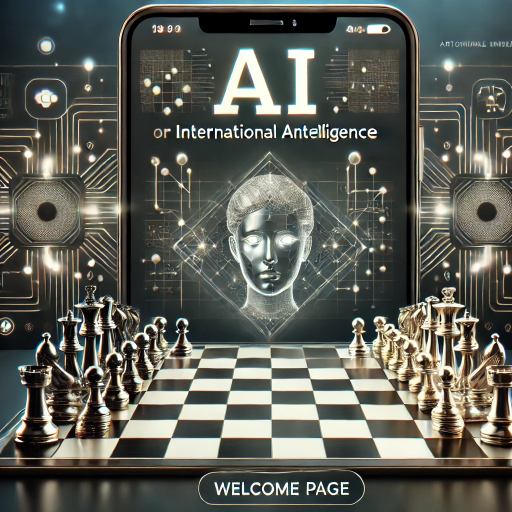
#> input picture assets/Welcome1.png, 1024 x 1024 px, given in place of test2.jpg, which was not available (shown at 1/2 size)
$ jupyter execute ChessDetectV2.ipynb   (text cells are left out)
#> lines starting #> are read from the running program, lines starting #| are printed output that depends on the picture; after the words box and inside, x2 and y2 are one past the last pixel; in counts of white or black regions, pixels touching at a corner belong together; pictures that were not available may be replaced by others from this repository, and a replacement may not be noted
[cell 1]
import cv2
import numpy as np
import matplotlib.pyplot as plt
import pandas as pd

[cell 2]
from google.colab import files

uploaded = files.upload()  # Select the zipped folder
#> the answer given: Welcome1.png

[cell 3]
image = cv2.imread(r"test2.jpg") # opencv reads images as BGR format
#> image is the input picture: shape (1024, 1024, 3); mean B, G, R 86.1, 93.9, 91.8

gray_image=cv2.cvtColor(image,cv2.COLOR_BGR2GRAY)
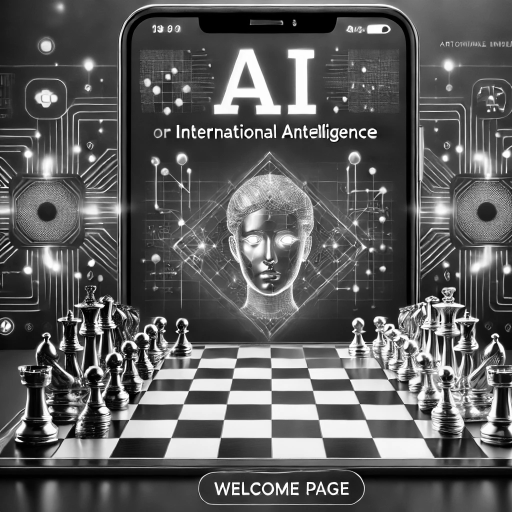
#> gray_image: shape (1024, 1024) (shown at 1/2 size); min 0, max 255, mean 92.4
rgb_image=cv2.cvtColor(image,cv2.COLOR_BGR2RGB)

plt.imshow(rgb_image) # matplotlib expects RGB format

[cell 4]
gaussian_blur = cv2.GaussianBlur(gray_image,(5,5),0)

plt.imshow(gaussian_blur,cmap="gray")

[cell 5]
ret,otsu_binary = cv2.threshold(gaussian_blur,0,255,cv2.THRESH_TOZERO+cv2.THRESH_OTSU)
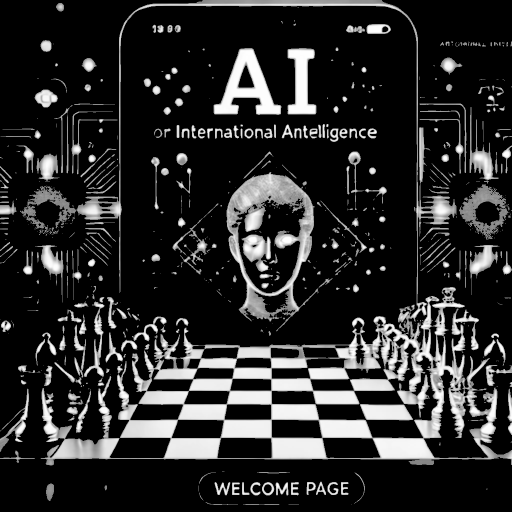
#> otsu_binary: shape (1024, 1024) (shown at 1/2 size); min 0, max 254, mean 42.8
#> ret = 129

plt.imshow(otsu_binary,cmap="gray")

[cell 6]
canny = cv2.Canny(otsu_binary,2,120)
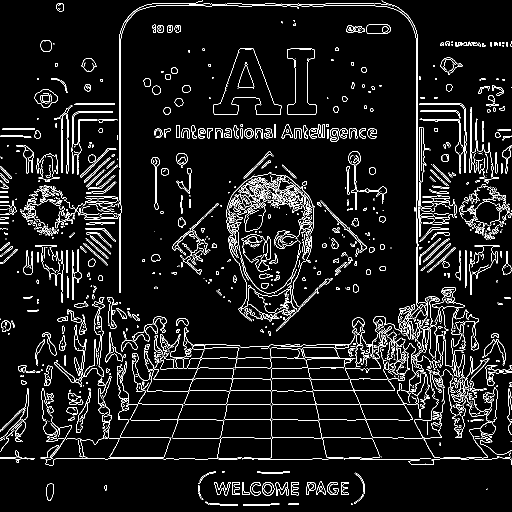
#> canny: shape (1024, 1024) (shown at 1/2 size); 6.4% white in thin lines or dots

plt.imshow(canny,cmap="gray")

[cell 7]
kernel = np.ones((7, 7), np.uint8)

img_dilation = cv2.dilate(canny, kernel, iterations=1)
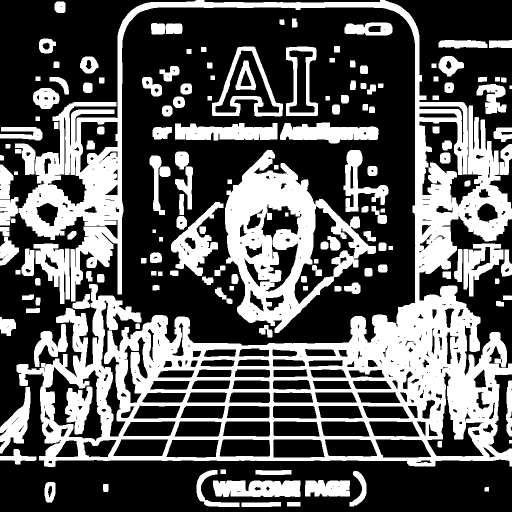
#> img_dilation: shape (1024, 1024) (shown at 1/2 size); 35.8% white; 159 white regions, largest, box (x1, y1, x2, y2) and area: (33, 0, 1024, 934) 219374, (450, 300, 752, 666) 42400, (342, 404, 447, 552) 5572

plt.imshow(img_dilation,cmap="gray")

[cell 8]
lines = cv2.HoughLinesP(img_dilation, 1, np.pi/180, threshold=200, minLineLength=100, maxLineGap=50)
#> lines = 1123 rows, first 6: [0, 915, 1023, 915], [0, 920, 1023, 920], [0, 919, 1023, 919], [0, 917, 1023, 917], [0, 916, 1023, 916], [34, 743, 1012, 726]

if lines is not None:
    for i, line in enumerate(lines):
        x1, y1, x2, y2 = line[0]

        # draw lines
        cv2.line(img_dilation, (x1, y1), (x2, y2), (255,255,255), 2)
#> this loop made 1123 passes
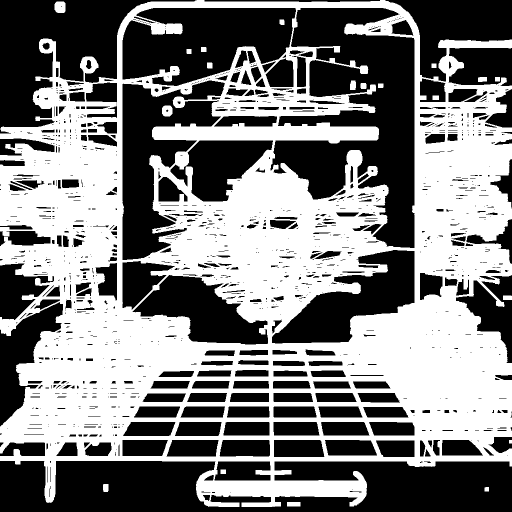
#> img_dilation: shape (1024, 1024) (shown at 1/2 size); 49.2% white; 20 white regions, largest, box (x1, y1, x2, y2) and area: (0, 0, 1024, 1014) 513181, (109, 3, 131, 26) 464, (324, 211, 345, 233) 397

plt.imshow(img_dilation,cmap="gray")

[cell 9]
kernel = np.ones((3, 3), np.uint8)

img_dilation_2 = cv2.dilate(img_dilation, kernel, iterations=1)
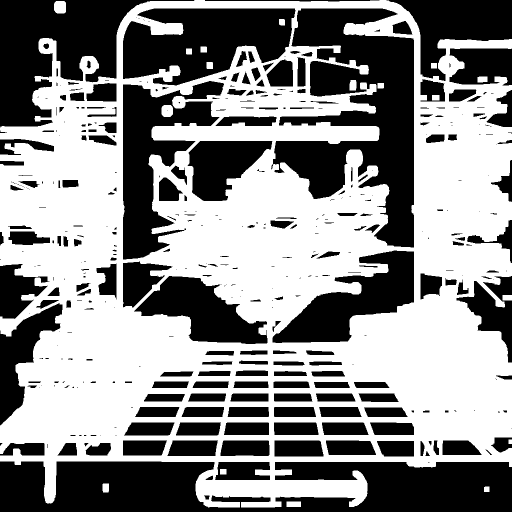
#> img_dilation_2: shape (1024, 1024) (shown at 1/2 size); 54.3% white; 403 black regions (178 under 20 px)

plt.imshow(img_dilation_2,cmap="gray")

[cell 10]
import cv2
import matplotlib.pyplot as plt

# find contours --> img_dilation_2
board_contours, hierarchy = cv2.findContours(img_dilation_2, cv2.RETR_TREE, cv2.CHAIN_APPROX_SIMPLE)
#> board_contours = 423 contours, 172 with area under 20; largest, box (x1, y1, x2, y2) and area: (0, 0, 1024, 1015) 858004, (545, 16, 829, 496) 72090, (245, 16, 592, 172) 37628, (245, 161, 449, 520) 32942, (544, 500, 829, 687) 23971

square_centers=list()

# draw filtered rectangles to "canny" image for better visualization
board_squared = canny.copy()

for contour in board_contours:
    area = cv2.contourArea(contour)
    print(f"Contour area: {area}")  # Print contour area
    if 10 < cv2.contourArea(contour) < 8000:
        # Approximate the contour to a simpler shape
        epsilon = 0.02 * cv2.arcLength(contour, True)
        approx = cv2.approxPolyDP(contour, epsilon, True)

        # Ensure the approximated contour has 4 points (quadrilateral)
        if len(approx) == 4:
            pts = [pt[0] for pt in approx]  # Extract coordinates

            # Define the points explicitly
            pt1 = tuple(pts[0])
            pt2 = tuple(pts[1])
            pt4 = tuple(pts[2])
            pt3 = tuple(pts[3])

            x, y, w, h = cv2.boundingRect(contour)
            center_x=(x+(x+w))/2
            center_y=(y+(y+h))/2

            square_centers.append([center_x,center_y,pt2,pt1,pt3,pt4])


            # Draw the lines between the points
            cv2.line(board_squared, pt1, pt2, (255, 255, 0), 7)
            cv2.line(board_squared, pt1, pt3, (255, 255, 0), 7)
            cv2.line(board_squared, pt2, pt4, (255, 255, 0), 7)
            cv2.line(board_squared, pt3, pt4, (255, 255, 0), 7)
#> this loop made 423 passes
#> (area, epsilon, pt1, pt2, pt4, pt3, x, y) on passes 3, 6, 21, 23, 24, 25, 27, 28, 29: (199.5, 1.12, (206, 967), (206, 984), (216, 984), (217, 967), 205, 967), (198, 1.18, (955, 154), (955, 164), (974, 163), (974, 153), 955, 153), (793, 2.38, (114, 910), (131, 885), (152, 886), (153, 911), 114, 885), (217.5, 1.45, (841, 881), (849, 891), (845, 912), (840, 911), 840, 881), (2206, 4.09, (753, 882), (827, 881), (828, 912), (768, 913), 753, 881), (2015.5, 4.02, (885, 881), (936, 880), (963, 909), (885, 910), 884, 880), (2767, 4.98, (651, 881), (740, 881), (752, 909), (658, 910), 651, 880), (3166.5, 5.15, (548, 881), (638, 880), (647, 912), (549, 913), 548, 880), (3042, 5.09, (447, 880), (538, 882), (536, 912), (441, 912), 440, 880)
#> (area, epsilon, pt2, pt4, pt3, x, y, w) on passes 1, 4, 5, 7, 14: (280, 1.52, (573, 1013), (601, 1013), (601, 1003), 573, 1003, 29), (48, 0.56, (1017, 887), (1023, 887), (1023, 879), 1017, 879, 7), (180, 1.12, (1005, 600), (1023, 600), (1023, 590), 1005, 590, 19), (110, 0.84, (862, 136), (873, 136), (873, 126), 862, 126, 12), (120, 0.88, (440, 948), (452, 948), (452, 938), 440, 938, 13)
#| Contour area: 280.0
#| Contour area: 98.5
#| Contour area: 199.5
#| Contour area: 48.0
#| Contour area: 180.0
#| Contour area: 198.0
#| Contour area: 110.0
#| Contour area: 519.0
#> (further printed lines are left out)
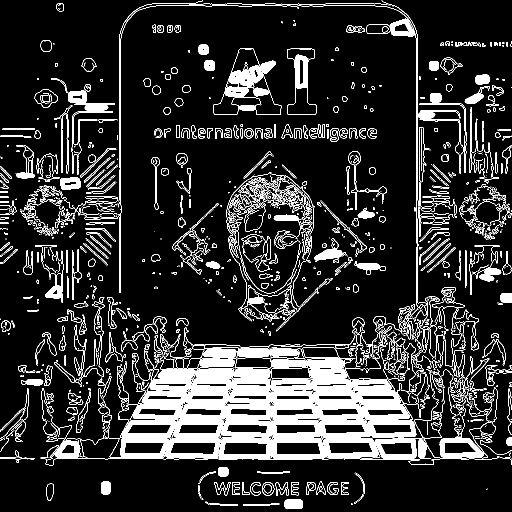
#> board_squared: shape (1024, 1024) (shown at 1/2 size); 14.5% white; 1794 white regions (1236 under 20 px), largest, box (x1, y1, x2, y2) and area: (81, 655, 983, 931) 76005, (427, 96, 563, 230) 4316, (240, 11, 879, 698) 3685


plt.imshow(board_squared,cmap="gray")

[cell 11]
sorted_coordinates = sorted(square_centers, key=lambda x: x[1], reverse=True)

groups = []
current_group = [sorted_coordinates[0]]

for coord in sorted_coordinates[1:]:
    if abs(coord[1] - current_group[-1][1]) < 50:
        current_group.append(coord)
    else:
        groups.append(current_group)
        current_group = [coord]
#> this loop made 77 passes
#> coord on passes 1, 4, 5, 6, 7, 9, 10, 11, 13, 14, 15: [211.5, 976, (206, 984), (206, 967), (217, 967), (216, 984)], [791, 897.5, (827, 881), (753, 882), (768, 913), (828, 912)], [845, 897, (849, 891), (841, 881), (840, 911), (845, 912)], [598, 897, (638, 880), (548, 881), (549, 913), (647, 912)], [490, 896.5, (538, 882), (447, 880), (441, 912), (536, 912)], [290, 896, (246, 880), (245, 910), (322, 911), (334, 881)], [924, 895.5, (936, 880), (885, 881), (885, 910), (963, 909)], [702, 895.5, (740, 881), (651, 881), (658, 910), (752, 909)], [397, 858, (360, 844), (351, 870), (434, 871), (442, 845)], [298.5, 858, (263, 844), (247, 870), (336, 871), (349, 845)], [784, 857.5, (823, 845), (739, 845), (749, 870), (828, 869)]

# Append the last group
groups.append(current_group)

# Step 2: Sort each group by the second index (column values)
for group in groups:
    group.sort(key=lambda x: x[0])
#> this loop made 5 passes

# Step 3: Combine the groups back together
sorted_coordinates = [coord for group in groups for coord in group]

sorted_coordinates[:10]

[cell 12]
for num in range(len(sorted_coordinates)-1):
    if abs(sorted_coordinates[num][1] - sorted_coordinates[num+1][1])< 50 :
        if sorted_coordinates[num+1][0] - sorted_coordinates[num][0] > 150:
            x=(sorted_coordinates[num+1][0] + sorted_coordinates[num][0])/2
            y=(sorted_coordinates[num+1][1] + sorted_coordinates[num][1])/2
            p1=sorted_coordinates[num+1][5]
            p2=sorted_coordinates[num+1][4]
            p3=sorted_coordinates[num][3]
            p4=sorted_coordinates[num][2]
            sorted_coordinates.insert(num+1,[x,y,p1,p2,p3,p4])
#> this loop made 77 passes

[cell 13]
square_num=1
for cor in sorted_coordinates:
  cv2.putText(img = board_squared,text = str(square_num),org = (int(cor[0])-30, int(cor[1])),
    fontFace = cv2.FONT_HERSHEY_DUPLEX,fontScale = 1,color = (125, 246, 55),thickness = 3)
  square_num+=1
#> this loop made 80 passes
#> cor on passes 1, 3, 4, 5, 6, 7, 8, 9, 11, 12, 13: [69.5, 764.5, (57, 762), (56, 765), (79, 766), (82, 763)], [211.5, 976, (206, 984), (206, 967), (217, 967), (216, 984)], [290, 896, (246, 880), (245, 910), (322, 911), (334, 881)], [298.5, 858, (263, 844), (247, 870), (336, 871), (349, 845)], [314.5, 824, (280, 813), (269, 833), (350, 834), (359, 814)], [329, 795.5, (296, 787), (287, 802), (363, 803), (370, 788)], [341, 769.5, (309, 762), (303, 775), (373, 776), (378, 763)], [353.5, 748, (380, 753), (387, 743), (328, 743), (319, 752)], [397, 858, (360, 844), (351, 870), (434, 871), (442, 845)], [405.5, 824, (373, 813), (362, 833), (444, 834), (448, 814)], [414, 795, (383, 786), (375, 802), (448, 803), (452, 787)]
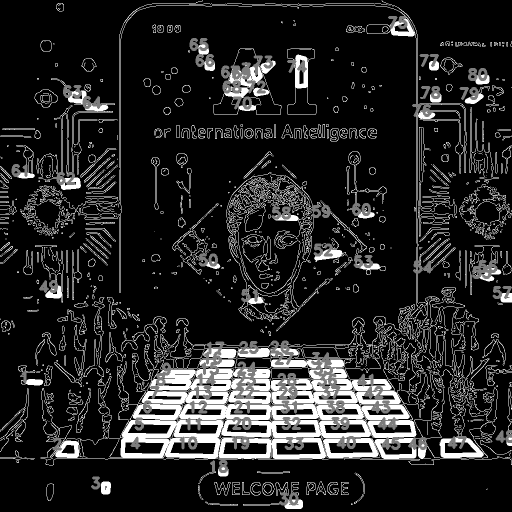
#> board_squared: shape (1024, 1024) (shown at 1/2 size); 3.98% of pixels changed, all inside (x1, y1, x2, y2) = (23, 32, 1024, 1011)

plt.imshow(board_squared,cmap="gray")
